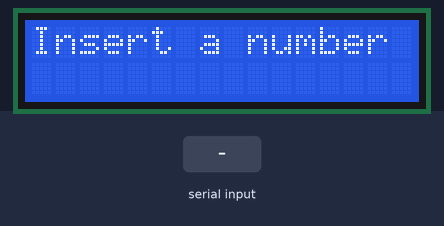
Simulated run of this sketch. Board: Arduino Uno, built with avr-gcc and run on an emulated ATmega328P. On the bench: 16×2 character LCD. The test bench sets the inputs (shaded band). What the sketch prints to the serial monitor is not drawn.

Above: at 1.2 s.
1.3 s: "90,45\n" received over Serial
At 4.1 s:
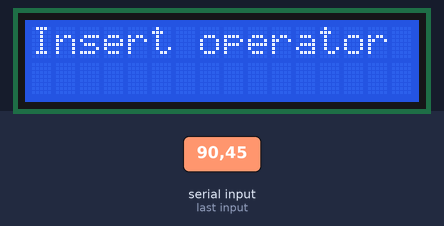
At 6.1 s:
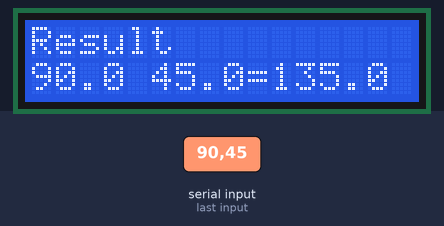
Timing chart, 0 to 7.6 s (numbered marks = the images above; inputs shaded):
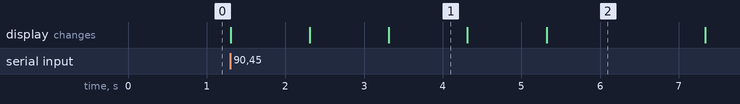

The sketch:

49_calculator.ino
```cpp
#include <LiquidCrystal.h>


// LCD variables
int rs = 7;
int en = 8;
int d4 = 9;
int d5 = 10;
int d6 = 11;
int d7 = 12;
LiquidCrystal lcd(rs,en,d4,d5,d6,d7);
const int lcd_columns = 16;
const int lcd_rows = 2;

// Messages
const String msg_ask_number = "Insert a number";
const String msg_ask_operator = "Insert operator";
const String msg_not_operator = "Not an operator";

// Operations variables
float firstNumber;
float secondNumber;
char operatorString;
float result;

void setup() {
  // put your setup code here, to run once:
Serial.begin(9600);
lcd.begin(lcd_columns,lcd_rows);
}

void loop() {
  // put your main code here, to run repeatedly:
while(true)
{
  // first number
  Serial.print(msg_ask_number);
  lcd.setCursor(0,0);
  lcd.print(msg_ask_number);
  while(Serial.available() == 0) { }
  firstNumber = Serial.parseFloat();
  lcd.setCursor(0,1);
  lcd.print(firstNumber);
  delay(1000);
  lcd.clear();

  // second number
  Serial.print(msg_ask_number);
  lcd.setCursor(0,0);
  lcd.print(msg_ask_number);
  while(Serial.available() == 0) { }
  secondNumber = Serial.parseFloat();
  lcd.setCursor(0,1);
  lcd.print(secondNumber);
  delay(1000);
  lcd.clear();

  // operator
  Serial.print(msg_ask_operator);
  lcd.setCursor(0,0);
  lcd.print(msg_ask_operator);
  while(Serial.available() == 0) { }
  operatorString = Serial.readString()[0];


if(strcmp(operatorString,'+') == 0){
  result = firstNumber + secondNumber;
}
else if(strcmp(operatorString,'-') == 0){
  result = firstNumber - secondNumber;
  }
  else if(strcmp(operatorString,'*') == 0){
    result = firstNumber * secondNumber;
    }
    else if(strcmp(operatorString,'/') == 0){
      result = firstNumber / secondNumber;
      }
      else{
        Serial.println();
        Serial.print("-------------");
        Serial.println();
        lcd.setCursor(0,1);
        lcd.print(msg_not_operator);
        delay(1000);
        lcd.clear();
        continue;
      }

  lcd.setCursor(0,1);
  lcd.print(operatorString);
  delay(1000);

  lcd.clear();
  lcd.setCursor(0,0);
  lcd.print("Result");
  lcd.setCursor(0,1);
  lcd.print(String(firstNumber,1) + operatorString + String(secondNumber,1) + "=" + String(result,1));

  delay(2000);

  lcd.clear();
}
}
```

Measured:
- after the input at 1.3 s, the display: first changes at once (image 1 shows a later state)
